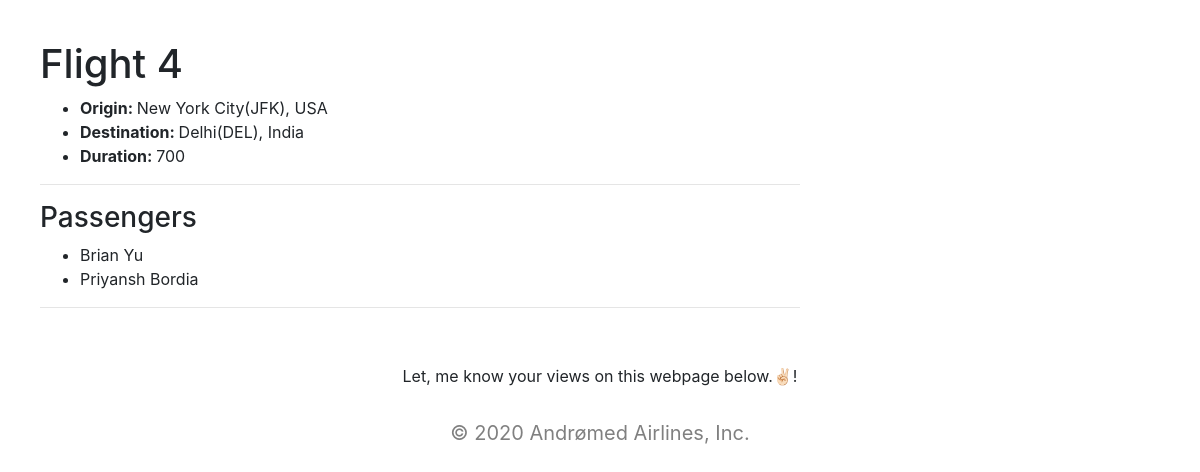
Page /flight/4 on the committed database.
### flights/models.py (models this page shows, shortened)
class Flight(models.Model):
    origin = models.ForeignKey(Airport, on_delete=models.CASCADE, related_name="departures")
    destination = models.ForeignKey(Airport, on_delete=models.CASCADE, related_name="arrivals")
    duration = models.IntegerField()

class Airport(models.Model):
    code = models.CharField(max_length=3)
    city = models.CharField(max_length=64)
    country = models.CharField(max_length=64)
    def __str__(self):
        return f"{self.city}({self.code}), {self.country}"

class Passenger(models.Model):
    first = models.CharField(max_length=21)
    last = models.CharField(max_length=21)
    flights = models.ManyToManyField(Flight, blank=True, related_name="passengers")
    def __str__(self):
        return f"{self.first} {self.last}"

### flights/views.py (the view)
# urls.py: path("flight/<int:flight_id>", views.flight, name="flight"),
def flight(request, flight_id):
    try:
        flight = Flight.objects.get(pk=flight_id)
    except Flight.DoesNotExist:
        return render(request, "flights/error.html", context = {"message": "Flight Doesn't Exist!"})
    context = {
        "flight": flight,
        "passengers": flight.passengers.all(),
    }
    return render(request, "flights/flight.html", context)

### flights/templates/flights/flight.html (shortened to what this page needs)
{% extends "flights/base.html" %}
{% block body %}
    <div class="flight-body">
        <h1>Flight {{ flight.id }}</h1>
        <ul>
            <li><strong>Origin: </strong>{{ flight.origin }}</li>
            <li><strong>Destination: </strong> {{ flight.destination }}</li>
            <li><strong>Duration: </strong> {{ flight.duration }}</li>
        </ul>
        <hr>
        <h3>Passengers</h3>
        <ul>
            {% for passenger in passengers %}
                <li>{{ passenger }}</li>
            {% empty %}
                <div class="alert alert-success" role="alert">No Passenegers Onboard.</div>
            {% endfor %}
        </ul>
        <hr>
    </div>
{% endblock %}

### flights/templates/flights/flight.html (style rules this page uses)
.flight-body { margin: 20px; padding: 20px; max-width: 800px; }

### rows in the picture
Flight: id "4", origin "New York City(JFK), USA", destination "Delhi(DEL), India", duration "700"
Passenger: first+last "Brian Yu"
Passenger: first+last "Priyansh Bordia"
